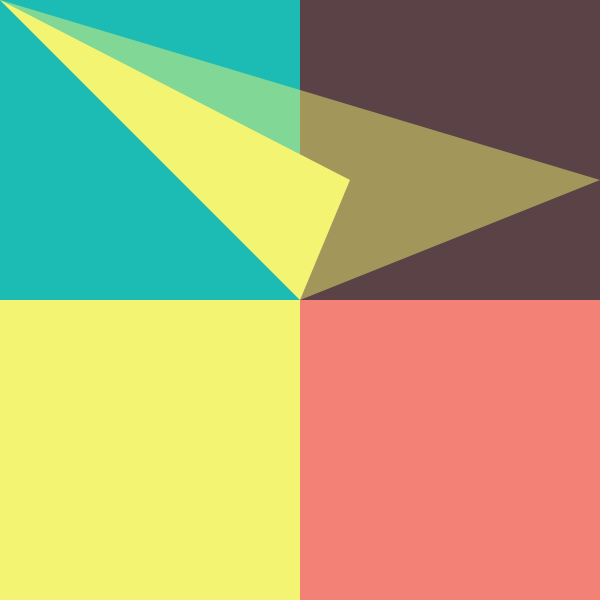
Frame 1 (no input)
Frame 60 (the mouse pressed at the canvas centre just before this capture): identical to frame 1, image omitted
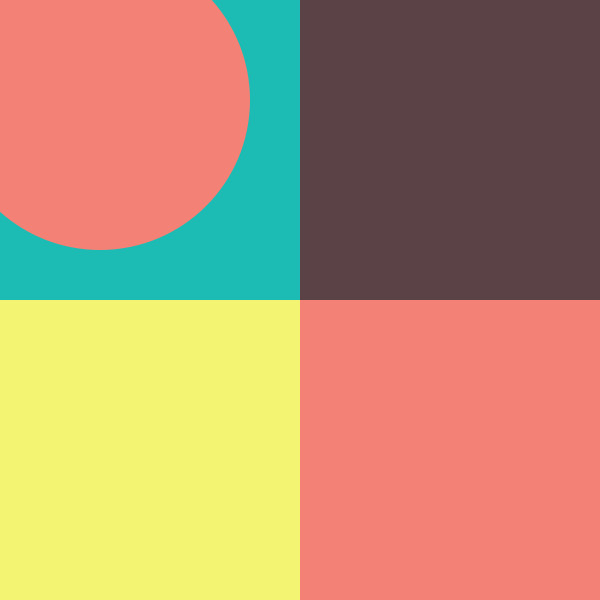
Frame 120 (the mouse held since frame 60 and released just before this capture)

The Processing sketch that drew these frames (run headless with seeded random() and noise(); from frame 60 on, the mouse is pressed at the canvas centre):

// Processing sketch: processing_90034
// ── processing_90034.pde

//Carla Campos-Rodriguez
// February 17,2013
//Divided Screen

void setup () {
  size(600, 600);
  background(255);
  smooth();
}
//square1
void draw() {
  noStroke();
  fill(28, 188, 180);
  rect(0, 0, 300, 300);
  fill(243, 129, 118, 135);//teal
  if ((mouseX>0)&&(mouseX<300))
  if ((mouseY>0)&&(mouseY<300))
    ellipse(150, 150, mouseX, mouseY);
  fill(243, 129, 118);//coral
  //if((mouseX>0)&&(mouseX<300))
  //if ((mouseY>0)&&(mouseY<300))
    ellipse(100, 100, mouseX, mouseY);
  //}
  //second square
  //fixxxxxxxxxxx

  {
    noStroke();
    fill(91, 66, 70);
    rect(300, 0, 300, 300);
    if ((mouseX<300)&&(mouseX<600)&&(mouseY>0)&&(mouseY<300)) {
      rect(300, 0, 300, 300);
    }
  }
  //fill(91, 66, 70);
  fill(243, 244, 114);
  triangle(mouseX, mouseY, 350, 180, width/2, height/2);
  fill(243, 244, 114, 120);
  noStroke();
  triangle(mouseX, mouseY, 600, 180, width/2, height/2); 
 // triangle(mouseX, mouseY, 350, 350, width/2, height/2);
  //}
  // third square

  {
   //noStroke();
    fill( 243, 244, 114);
    rect(0, 300, 300, 300);

    if ((mouseX>300)&&(mouseX<600)&&(mouseY>0)&&(mouseY<300)) {
      if (mousePressed==true) {

        fill(28, 188, 180);                    
        rect(0, 300, 300, 300);
        stroke(4);
        noFill();
        stroke(91, 66, 70);
       
        ellipse(150, 450, mouseX, mouseY);

        fill(243, 129, 118,125);
        //fill(91, 66, 70, 120);
      }

      stroke(4);
      noStroke();
      stroke(243, 129, 118);
      //rect(150, 450, 180, 180);
      ellipse(150, 450, 140, 140);
    }
  }


{
  //fourth
  noStroke();
  fill(243, 129, 118);
  rect(300, 300, 600, 600);
  if ((mouseX>300)&&(mouseX<600))
    if ((mouseY>300)&&(mouseY<600)) {
      if (mousePressed==true) {
        fill(91, 66, 70);
        rect(300, 300, 600, 600);
      }
     
      }
    }
}
